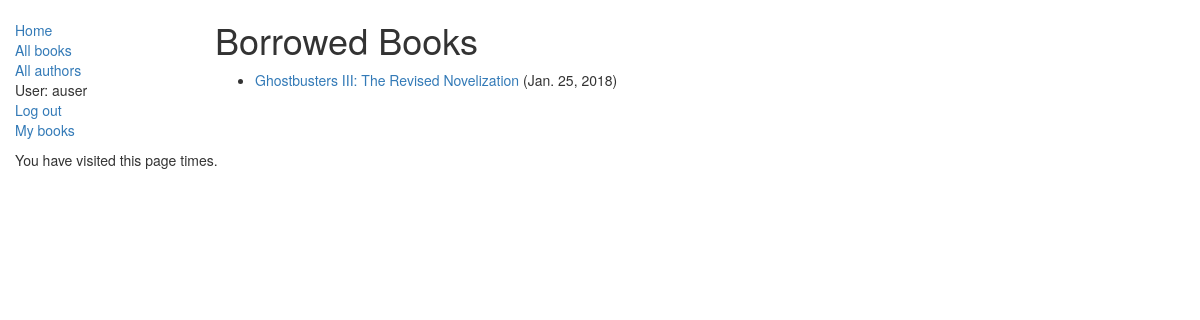
/catalog/mybooks/ (signed in), run on the app's committed database.
### catalog/models.py (models this page shows, shortened)
class BookInstance(models.Model):
    id = models.UUIDField(primary_key=True, default=uuid.uuid4, help_text="Unique ID for this book across the whole library")
    book = models.ForeignKey(Book, on_delete=models.SET_NULL, null=True)
    imprint = models.CharField(max_length=200)
    due_back = models.DateField(null=True, blank=True)
    LOAN_STATUS = (
        ('m', 'Maintenance'),
        ('o', 'On Loan'),
        ('a', 'Available'),
        ('r', 'Reserved'),
        ('p', 'Between Matter Phases'),
        ('x', 'Trapped in Dimension X'),
        ('k', 'Not Yet Provided By The Free Market')
    )
    status = models.CharField(max_length=1, choices=LOAN_STATUS, blank=True, default='m', help_text='Book availability')
    borrower = models.ForeignKey(User, on_delete=models.SET_NULL, null=True, blank=True)
    class Meta:
        ordering = ['due_back']
        permissions = (("can_mark_returned", "Set book as returned"),("can_renew", "Renew book due date"))
    @property
    def is_overdue(self):
        if self.due_back and date.today() > self.due_back:
            return True
        return False

class Book(models.Model):
    title = models.CharField(max_length=200)
    author = models.ForeignKey('Author', on_delete=models.SET_NULL, null=True)
    summary = models.TextField(max_length=1000, help_text="Please enter a BRIEF description of the book")
    isbn = models.CharField('ISBN', max_length=13, help_text='13-character <a href="https://www.isbn-international.org/content/what-isbn">ISBN number</a>')
    genre = models.ManyToManyField(Genre, help_text="Select a genre for this book")
    language = models.ForeignKey(Language, on_delete=models.SET_NULL, null=True)
    def get_absolute_url(self):
        return reverse('book-detail', args=[str(self.id)])
    def display_genre(self):
        """
        Returns first 3 genres in short description string so admin site can display
        """
        return ', '.join([genre.name for genre in self.genre.all()[:3]])
    display_genre.short_description = 'Hurf Blurf'

### catalog/views.py (the view)
class LoanedBooksByUserListView(LoginRequiredMixin, generic.ListView):
    model = BookInstance
    template_name = 'catalog/bookinstance_list_borrowed_user.html'
    paginate_by = 10
    def get_queryset(self):
        return BookInstance.objects.filter(borrower = self.request.user).filter(status__exact='o').order_by('due_back')

### catalog/templates/catalog/bookinstance_list_borrowed_user.html
{% extends "base_generic.html" %}
{% block content %}
    <h1>Borrowed Books</h1>
    {% if bookinstance_list %}
    <ul>
        {% for bookinst in bookinstance_list %}
        <li class="{% if bookinst.is_overdue %}text-danger{% endif %}">
            <a href="{{ bookinst.book.get_absolute_url }}">{{ bookinst.book.title }}</a> ({{ bookinst.due_back }})
        </li>
        {% endfor %}
    </ul>
    {% else %}
    <p>No books have been borrowed.</p>
    {% endif %}
{% endblock %}

### catalog/templates/base_generic.html (shortened to what this page needs)
<!DOCTYPE html>
<html lang="en">
    <head>
        <link rel="stylesheet" href="https://maxcdn.bootstrapcdn.com/bootstrap/3.3.7/css/bootstrap.min.css">
        {% load static %}
        <link rel="stylesheet" href="{% static 'css/style.css' %}">
    </head>
    <body>
        <div class="container-fluid">
            <div class="row">
                <div class="col-sm-2">
                    {% block sidebar %}
                    <ul class="sidebar-nav">
                        <li><a href="{% url 'index' %}">Home</a></li>
                        <li><a href="{% url 'books' %}">All books</a></li>
                        <li><a href="{% url 'authors' %}">All authors</a></li>
                        {% if user.is_authenticated %}
                        <li>User: {{ user.get_username }}</li>
                        <li><a href="{% url 'logout' %}?next={{ request.path }}">Log out</a></li>
                        <li><a href="{% url 'borrowed-books' %}">My books</a></li>
                        {% else %}
                        <li><a href="{% url 'login' %}?next={{ request.path }}">Log in</a></li>
                        {% endif %}
                    </ul>
                    {% endblock %}
                </div>
                <div class="col-sm-10">
                    {% block content %}{% endblock %}
                </div>
            </div>
            <p>You have visited this page {{ num_visits }} {% if num_visits == 1 %}time{% else %}times{% endif %}.</p>
        </div>
    </body>
</html>

### catalog/static/css/style.css (style rules this page uses)
.sidebar-nav { margin-top: 20px; padding: 0; list-style: none; }

### data on the page
BookInstance: book "Ghostbusters III: The Revised Novelization", due_back "Jan. 25, 2018"

### other printed values
{{ user.get_username }} "auser"
